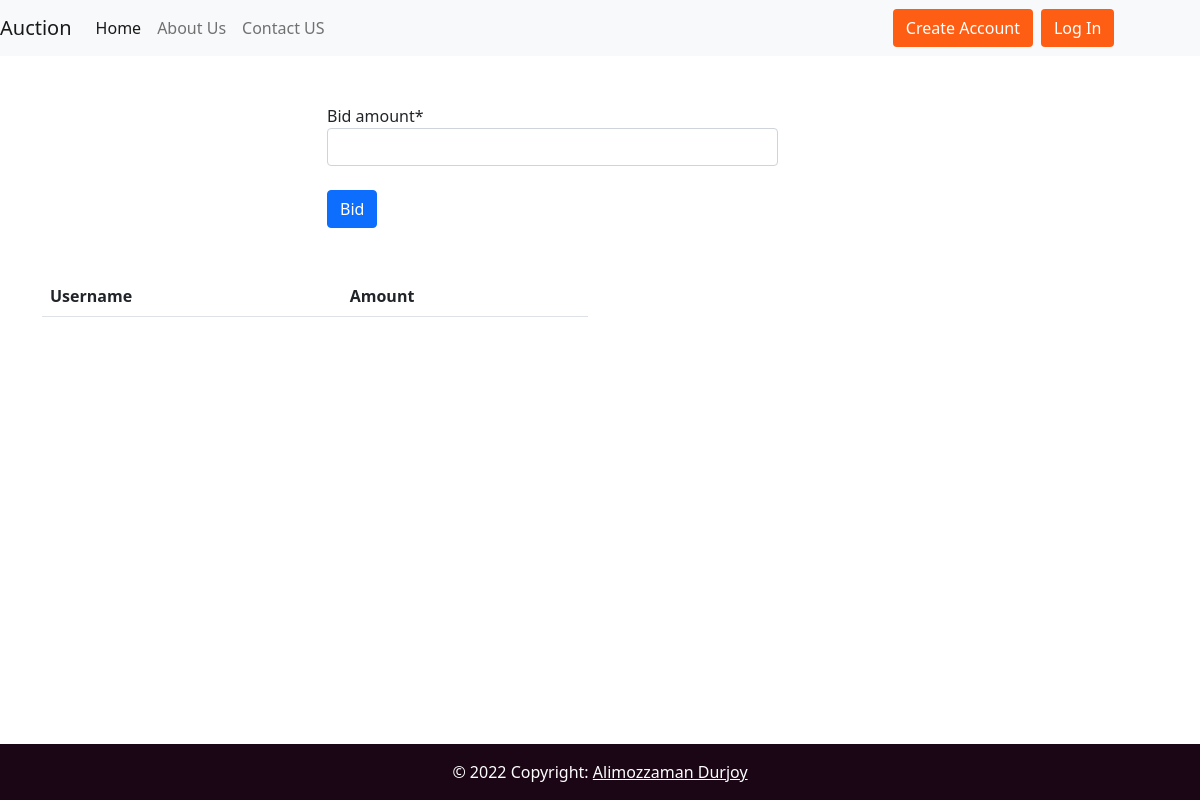
/bidamount/1/, run on an earlier commit of the app's database.
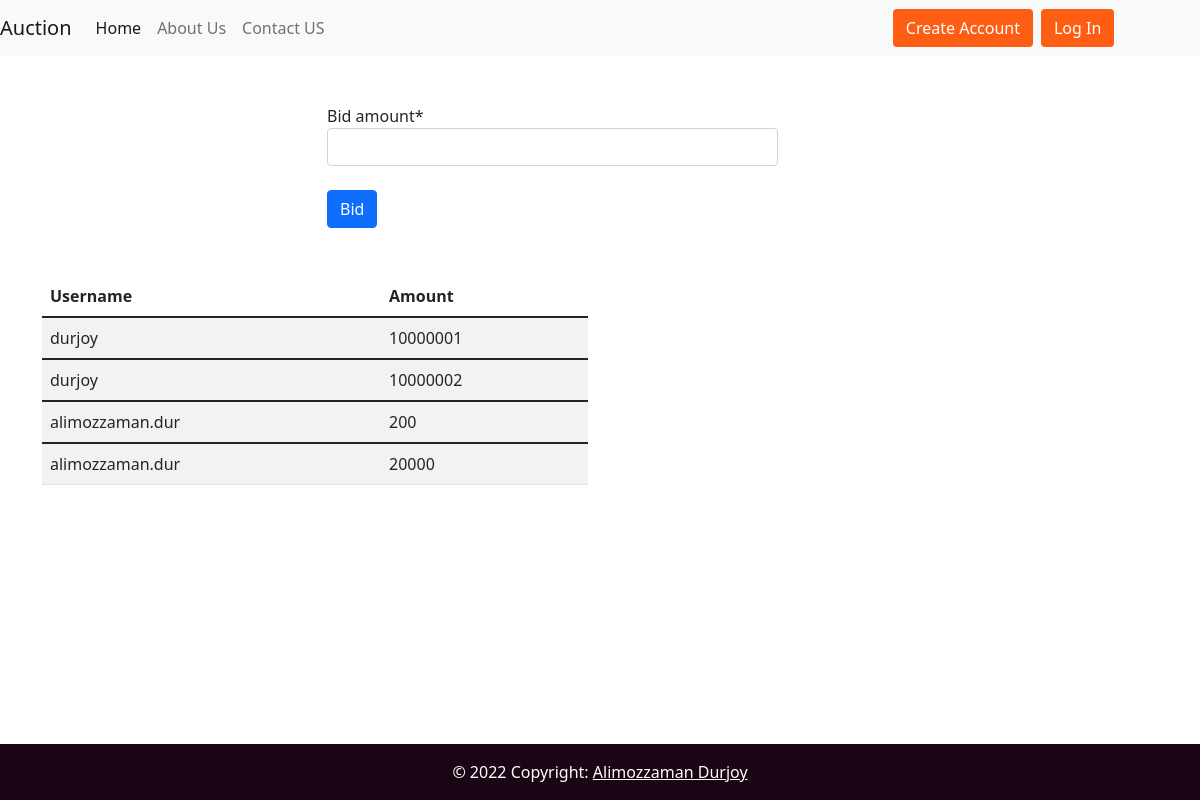
And on a later commit of the database.
### app/models.py (models this page shows, shortened)
class Bid(models.Model):
  product = models.ForeignKey(Product,on_delete=models.CASCADE)
  user = models.ForeignKey(Customer,on_delete=models.CASCADE)
  bid_amount = models.CharField(max_length=20)

class Customer(models.Model):
  user = models.ForeignKey(User, on_delete=models.CASCADE)
  name = models.CharField(max_length=100,null=True,blank=True)
  email =models.EmailField(max_length=100)
  location = models.CharField(max_length=100,null=True,blank=True)

class User(AbstractUser):
  is_customer = models.BooleanField(default=False)

### app/views.py (the view)
# urls.py: path('bidamount/<int:pk>/', views.bidamountform, name="bidamount"),
def bidamountform(request,pk):
  url=request.META.get('HTTP_REFERER')
  bid=Bid.objects.filter(product=pk)
  if request.method == 'POST':
    form = Bidamount(request.POST)
    if form.is_valid():
      instance=form.instance.product = Product.objects.get(pk=pk)
      instance = form.save(commit=False)
      form.instance.user = Customer.objects.get(user_id=request.user.id)
      instance.save()
      return redirect(url)
  else:
    form = Bidamount()
  return render(request,'app/bidamount.html',{'form':form,'bid':bid})

### app/form.py
class Bidamount(forms.ModelForm):
  class Meta:
    model = Bid
    fields=['bid_amount']

### app/templates/app/bidamount.html (shortened to what this page needs)
{% extends 'app/base.html' %}
{% load static %}
{% load crispy_forms_tags %}
{% block main-content %}
<div class="container my-5">
  <div class="row">
    <div class="col-md-3"></div>
    <div class="col-md-5">
      <form action="" method="POST" novalidate>
        {{ form | crispy }}
        <br>
        <input type="submit" value="Bid" class="btn btn-primary">
      </form>
    </div>
  </div>
</div>
<div class="container my-5">
  <div class="row">
    <div class="col-md-6 table-responsive">
      <table class="table table-striped">
        <thead>
          <tr>
            <th scope="col">Username</th>
            <th scope="col">Amount</th>
          </tr>
        </thead>
        {% for b in bid %}
        <tbody>
          <td>{{b.user.user.username}}</td>
          <td>{{b.bid_amount}}</td>
        </tbody>
        {% endfor %}
      </table>
    </div>
  </div>
</div>
{% endblock main-content %}

### app/templates/app/base.html (shortened to what this page needs)
<!DOCTYPE html>
{% load static %}
<html lang="en">
<head>
  <link href="https://cdn.jsdelivr.net/npm/bootstrap@5.1.3/dist/css/bootstrap.min.css" rel="stylesheet"
>
</head>
<body>
  <nav class="navbar navbar-expand-lg navbar-light bg-light">
    <a class="navbar-brand" href="{% url 'home' %}">Auction</a>
    <div class="collapse navbar-collapse" id="navbarNavAltMarkup">
      <div class="navbar-nav">
        <a class="nav-link active" aria-current="page" href="{% url 'home' %}">Home</a>
        <a class="nav-link" href="#">About Us </a>
        <a class="nav-link" href="#">Contact US </a>
      </div>
      <form class="d-flex" id="authstyle">
        {% if user.is_authenticated %}
        <a class="nav-link btn mx-1" style="color: white; background-color: #fd5e14;" type="submit" id="header-links"
          href="{% url 'items' user.id %}">My Posted Item</a>
        <a href="" class="btn" style="color: white; background-color: #fd5e14;" type="submit" id="header-links"> Profile
        </a>
        <a href="{% url 'logout' %}" class="btn mx-1" style="color: white; background-color: #fd5e14;" type="submit"
          id="header-links"> Logout </a>
        {% else %}
        <a href="{% url 'registration' %}" class="btn mx-1" style="color: white; background-color: #fd5e14;"
          type="submit" id="header-links"> Create Account </a>
        <a href="{% url 'login' %}" class="btn mx-1"
          style="color: white; background-color: #fd5e14; margin-left: 10px; " type="submit" id="header-links">Log
          In</a>
        {% endif %}
      </form>
    </div>
  </nav>
  {% block main-content %}
  {% endblock main-content %}
  <footer class="text-center text-white fixed-bottom" style="background-color: #21081a;">
    <div class="text-center p-3" style="background-color: rgba(0, 0, 0, 0.2);">
      © 2022 Copyright:
      <a class="text-white" href="https://github.com/alimozzamandurjoy">Alimozzaman Durjoy</a>
    </div>
  </footer>
</body>
</html>

### app/templates/app/base.html (style rules this page uses)
#authstyle { margin-left: 50%; border-radius: 70%; }

What changed in the data, as far as the page shows it:
added Bid: user.user.username "durjoy", bid_amount "10000001"
added Bid: user.user.username "durjoy", bid_amount "10000002"
added Bid: user.user.username "alimozzaman.dur", bid_amount "200"
added Bid: user.user.username "alimozzaman.dur", bid_amount "20000"
